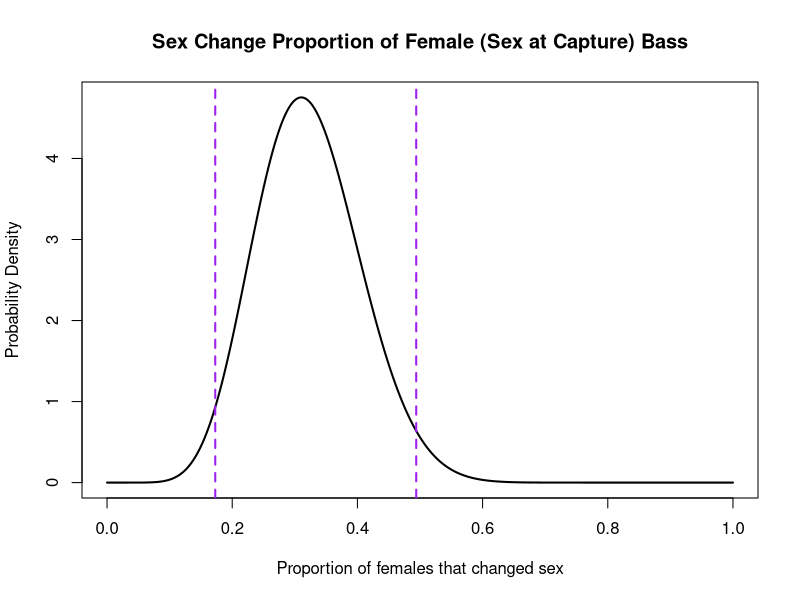
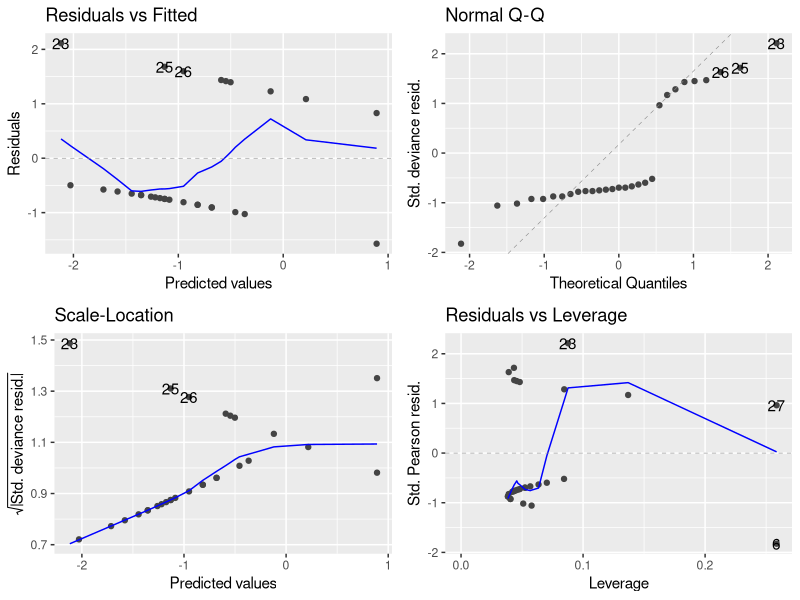
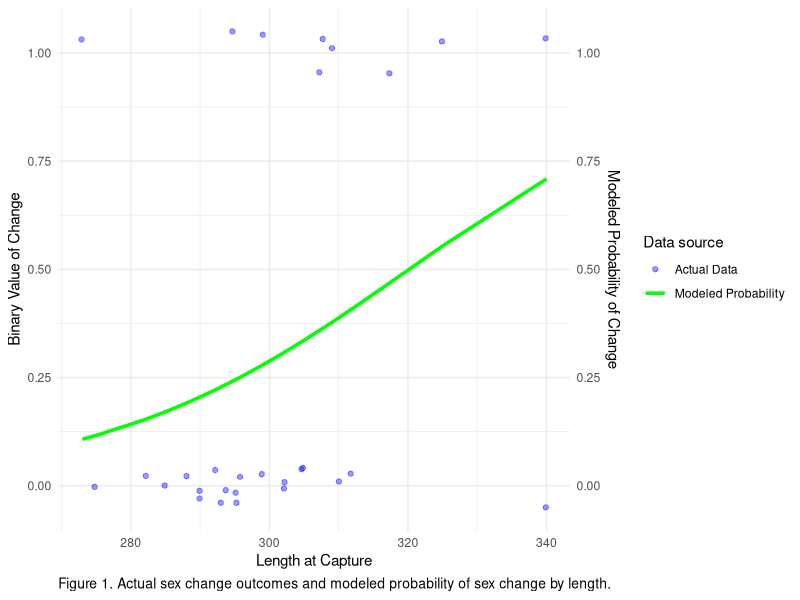

Write the R code that produced these figures, in order.
## Homework 12 - Evan/Victoria/Maggie
library(readxl)
library(dplyr)
library(ggplot2)
library(ggfortify)

# read iggplot2# read in excel file
bass_data <- read_excel("BSB_tagging_data.xlsx")
View(bass_data)

#Objective 1 #

#Plot a probability density function (probability density vs. proportions from 0 to 1) for the proportion of female black sea bass that changed sex out of all those which were recaptured after the end of the spawning season (i.e., after July). Relevant functions: dbeta()

#change the date format for bass_data to then filter it in next step
bass_data$month <- format(bass_data$Date_at_recapture, "%m")

#creating a data frame for only female bass observations that fall after July 30th 2011

female_bass <- bass_data %>%
  filter(Sex_at_capture == "F") %>%
  filter(month > "07")

female_bass$binary <- ifelse(female_bass$Sex_at_recapture == "F", 0, 1)

sex_change <- sum(female_bass$binary == 1, na.rm = TRUE)
n <- nrow(female_bass)

#define parameters for 
alpha <- sex_change + 1
beta <- (n - sex_change) + 1
p <- seq(0, 1, length.out = 1000)

plot(
  p, dbeta(p, alpha, beta),
  type = "l",
  lwd = 2,
  xlab = "Proportion of females that changed sex",
  ylab = "Probability Density",
  main = "Sex Change Proportion of Female (Sex at Capture) Bass"
)

#B. Give the 95% CI for the probability of sex change for these individuals in A above. Relevant functions: qbeta()

#Compute the Confidence Interval (95%) and add intercal to graph for visualizing
ci_95 <- qbeta(c(0.025, 0.975), alpha, beta)
ci_95
abline(v = ci_95, col = "purple", lwd = 2, lty = 2)

#### The 95% confidence interval is (0.17, 0.49) ##################################

# Objective 2 #

#A. Does the length of a female influence its probability of sex change given that it was recaptured after the end of the spawning season? Give a p value to support your answer. Relevant functions: glm()
size_glm <- glm(binary ~ Length_at_capture, data = female_bass, family = binomial )
summary(size_glm)

autoplot(size_glm)

### ANSWER: The p-value of this glm is 0.112 which indicates that there is no statistically significant relationship between the size (length at capture) of female bass and probability of a sex change.

#B. By how much is the log odds of sex change predicted to change for every millimeter increase in length?
### ANSWER: If I am understanding this correctly, the coefficient intercept of the GLM indicates the log odds - so it would be -14.37 and the pvalue of it is 0.0941 (which is not statistically significant)

# The log odds of sex change predicted per mm increase in length is 0.045, which is the slope of the glm model.

#C. Plot the relationship between the probability of sex change for these individuals and length. Overlay the model estimated relationship on the data. Label axes appropriately and provide a figure caption. Relevant functions: predict.glm(), ggplot2()

#create predictions for data set based on the glm and add it as a new column
female_bass$predicted <- predict(size_glm, type = "response")


#plot model estimated relationship over actual dataset

ggplot(female_bass, aes(x = Length_at_capture)) +
  geom_jitter(aes(y = binary, color = "Actual Data"),
              height = 0.05, alpha = 0.4) +
  geom_line(aes(y = predicted, color = "Modeled Probability"),
            linewidth = 1.2) +
  scale_color_manual(name = "Data source",
                     values = c("Actual Data" = "blue",
                                "Modeled Probability" = "green")) +
  scale_y_continuous(
    name = "Binary Value of Change",
    sec.axis = sec_axis(trans = ~ .* 1,
                        name = "Modeled Probability of Change")) +
  labs(
    x = "Length at Capture",
    caption = "Figure 1. Actual sex change outcomes and modeled probability of sex change by length."
  ) +
  theme_minimal() +
  theme(
    plot.caption = element_text(hjust = 0, size = 10)  #left-align
  )
